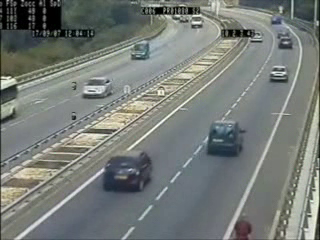
#> input picture frame 75 of OPENCV_3/Otobüs-araba-ve-motorsiklet-tespiti/car1.avi, 320 x 240 px
$ python car_dedect.py
#> lines starting #> are read from the running program, lines starting #| are printed output that depends on the picture; after the words box and inside, x2 and y2 are one past the last pixel; in counts of white or black regions, pixels touching at a corner belong together
import cv2

car_cascade = cv2.CascadeClassifier("cars.xml")
cam = cv2.VideoCapture("car1.avi")

def main():

    while cam.isOpened():

        ret, frame = cam.read()
#> frame is the input picture: shape (240, 320, 3); mean B, G, R 120, 123.9, 118.8

        if not ret:
            print("done")
            break

        gray = cv2.cvtColor(frame, cv2.COLOR_BGR2GRAY)  # videoyu griye çeviriyoruz.

        gray = cv2.equalizeHist(gray)
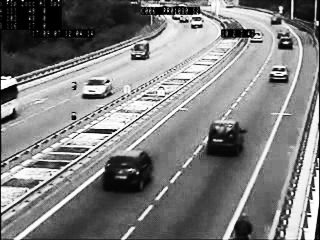
#> gray: shape (240, 320); min 0, max 255, mean 127.9
        # görüntünün daha da kontrastını arttırmak için ayrıntıları göstermek için yapılan bir işlem

        cars = car_cascade.detectMultiScale(gray, 1.1, 2)  # arabaları tespit ediyoruz.
#> cars = [[79, 78, 31, 31], [116, 29, 44, 44], [250, 50, 49, 49], [71, 67, 46, 46]]

        # arabadaki değerleri çekip çizdirme işlemi yapıcaz.
        for x, y, w, h in cars:
            cv2.rectangle(frame, (x, y), (x + w, y + h), (0, 255, 255), 3)
            frame[y:y + h, x:x + w, 2] = 255  # içini boyamak için bgr olarak düşündük.
#> this loop made 4 passes
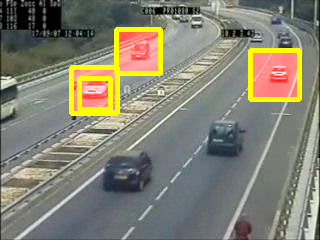
#> frame: shape (240, 320, 3); 10.18% of pixels changed, all inside (x1, y1, x2, y2) = (69, 27, 302, 116)

        cv2.imshow("frame", frame)

        if cv2.waitKey(33) & 0xFF == ord("q"):
#> (key q is pressed here)
            break

    cam.release()
    cv2.destroyAllWindows()

if __name__ == "__main__":
    main()


# neden def main() içine aldık. kod burda çalışıyor ama başka tarafta import edersek çalışmayack.
# bunun sayesinde eğer bir dosya import ediliyorsa buradaki ismi değiştiği için buarda if __name__ kısmına eşitlemediği için çalışmayacak.
# başka bir dosyada import ettiğim zaman maini çağırmadan bu kodlar çalışmayacak.

$ run again, starting later in the video
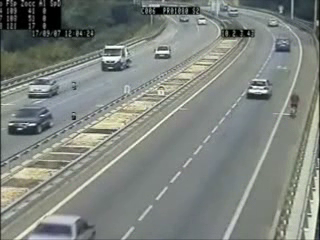
#> input picture frame 337 of OPENCV_3/Otobüs-araba-ve-motorsiklet-tespiti/car1.avi, 320 x 240 px
#> in main, frame is the input picture: shape (240, 320, 3); mean B, G, R 126.3, 131.7, 126
#> in main, `gray = cv2.equalizeHist(gray)`:
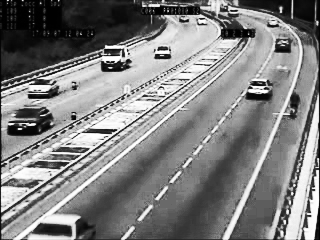
#> gray: shape (240, 320); min 0, max 255, mean 128.3
#> cars = [[87, 33, 54, 54], [235, 68, 46, 46], [1, 104, 44, 44]]
#> the loop in main, `for x, y, w, h in cars:` made 3 passes
#> after the loop in main, `for x, y, w, h in cars:`:
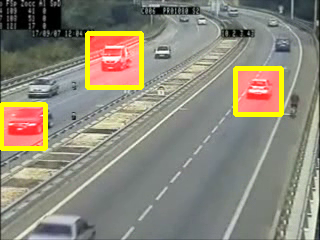
#> frame: shape (240, 320, 3); 10.94% of pixels changed, all inside (x1, y1, x2, y2) = (0, 31, 284, 151)

$ run again, starting later in the video
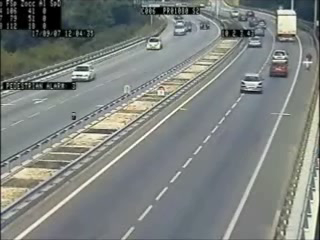
#> input picture frame 600 of OPENCV_3/Otobüs-araba-ve-motorsiklet-tespiti/car1.avi, 320 x 240 px
#> in main, frame is the input picture: shape (240, 320, 3); mean B, G, R 126.6, 129.8, 124.9
#> in main, `gray = cv2.equalizeHist(gray)`:
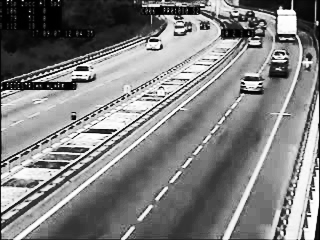
#> gray: shape (240, 320); min 0, max 255, mean 128.4
#> cars = [[243, 32, 23, 23], [190, 10, 27, 27], [27, 47, 61, 61]]
#> the loop in main, `for x, y, w, h in cars:` made 3 passes
#> after the loop in main, `for x, y, w, h in cars:`:
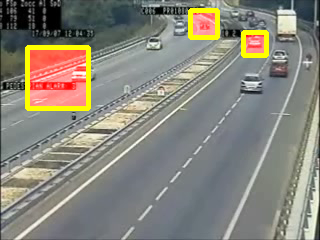
#> frame: shape (240, 320, 3); 7.98% of pixels changed, all inside (x1, y1, x2, y2) = (25, 8, 269, 111)
